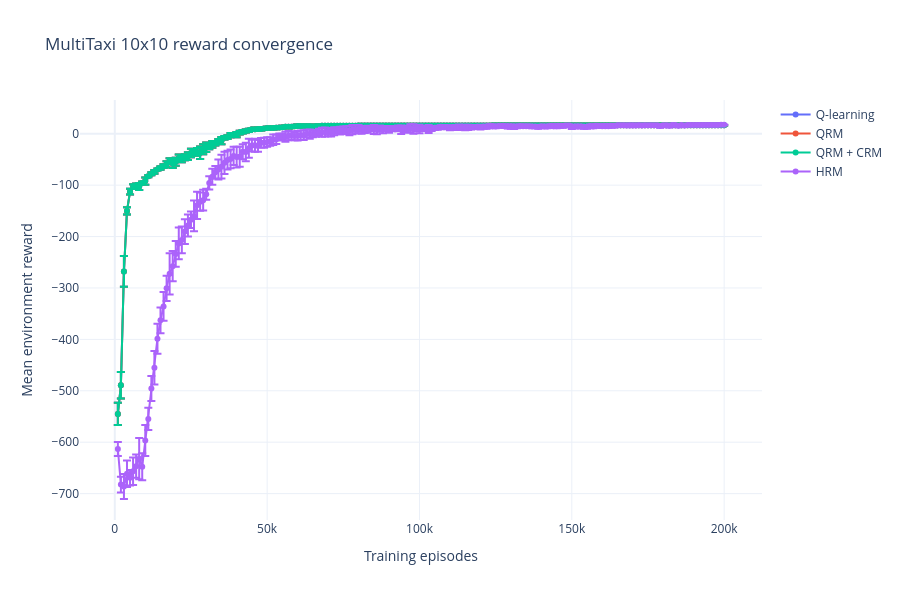

Here is the notebook cell this chart was saved with:
### Code cell
convergence_figure = go.Figure()
for variant in VARIANTS:
    checkpoints = [
        (run['seed'], checkpoint)
        for run in runs
        if run['variant_id'] == variant['id']
        for checkpoint in run['convergence']
    ]
    values_by_episode = {}
    for seed, checkpoint in checkpoints:
        values_by_episode.setdefault(checkpoint['episode'], {})[seed] = checkpoint['metrics']['mean_reward']
    episodes = [
        episode for episode, values in sorted(values_by_episode.items())
        if set(values) == set(TRAINING_SEEDS)
    ]
    if not episodes:
        continue
    rewards = [list(values_by_episode[episode].values()) for episode in episodes]
    convergence_figure.add_trace(go.Scatter(
        x=episodes,
        y=[np.mean(values) for values in rewards],
        error_y={'type': 'data', 'array': [np.std(values) for values in rewards], 'visible': True},
        mode='lines+markers',
        name=variant['name'],
    ))

convergence_figure.update_layout(
    title=f'MultiTaxi {BENCHMARK.multitaxi_grid_size}x{BENCHMARK.multitaxi_grid_size} reward convergence',
    xaxis_title='Training episodes',
    yaxis_title='Mean environment reward',
    template='plotly_white', height=600,
)
convergence_figure.show()

### Figure 1 — Plotly figure (JSON) as saved in the notebook; plotly's stock layout.template omitted (floating-point values rounded to 4 significant figures; data arrays with more than 128 entries replaced by an {"elided": "..."} marker saying what was removed)
{"data": [{"error_y": {"array": {"elided": "200 float values"}, "type": "data", "visible": true}, "mode": "lines+markers", "name": "Q-learning", "type": "scatter", "x": {"elided": "200 int values"}, "y": {"elided": "200 float values"}}, {"error_y": {"array": {"elided": "200 float values"}, "type": "data", "visible": true}, "mode": "lines+markers", "name": "QRM", "type": "scatter", "x": {"elided": "200 int values"}, "y": {"elided": "200 float values"}}, {"error_y": {"array": {"elided": "200 float values"}, "type": "data", "visible": true}, "mode": "lines+markers", "name": "QRM + CRM", "type": "scatter", "x": {"elided": "200 int values"}, "y": {"elided": "200 float values"}}, {"error_y": {"array": {"elided": "200 float values"}, "type": "data", "visible": true}, "mode": "lines+markers", "name": "HRM", "type": "scatter", "x": {"elided": "200 int values"}, "y": {"elided": "200 float values"}}], "layout": {"height": 600, "title": {"text": "MultiTaxi 10x10 reward convergence"}, "xaxis": {"title": {"text": "Training episodes"}}, "yaxis": {"title": {"text": "Mean environment reward"}}}}
